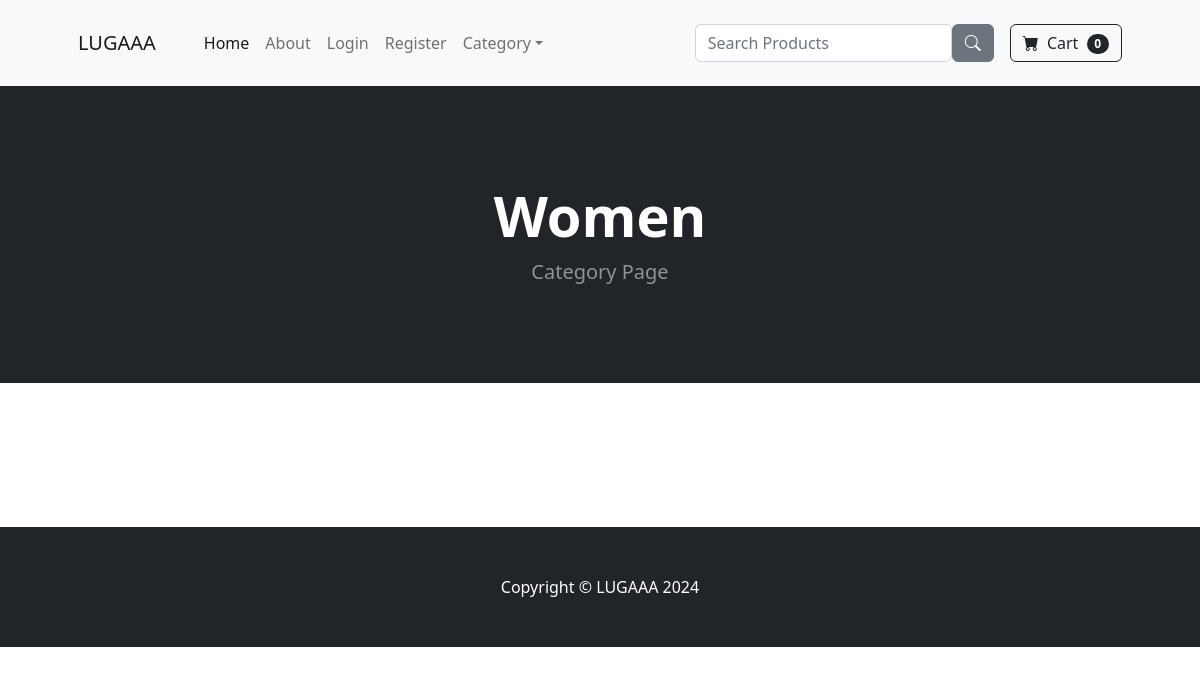
The app's page /category/Women, older data.
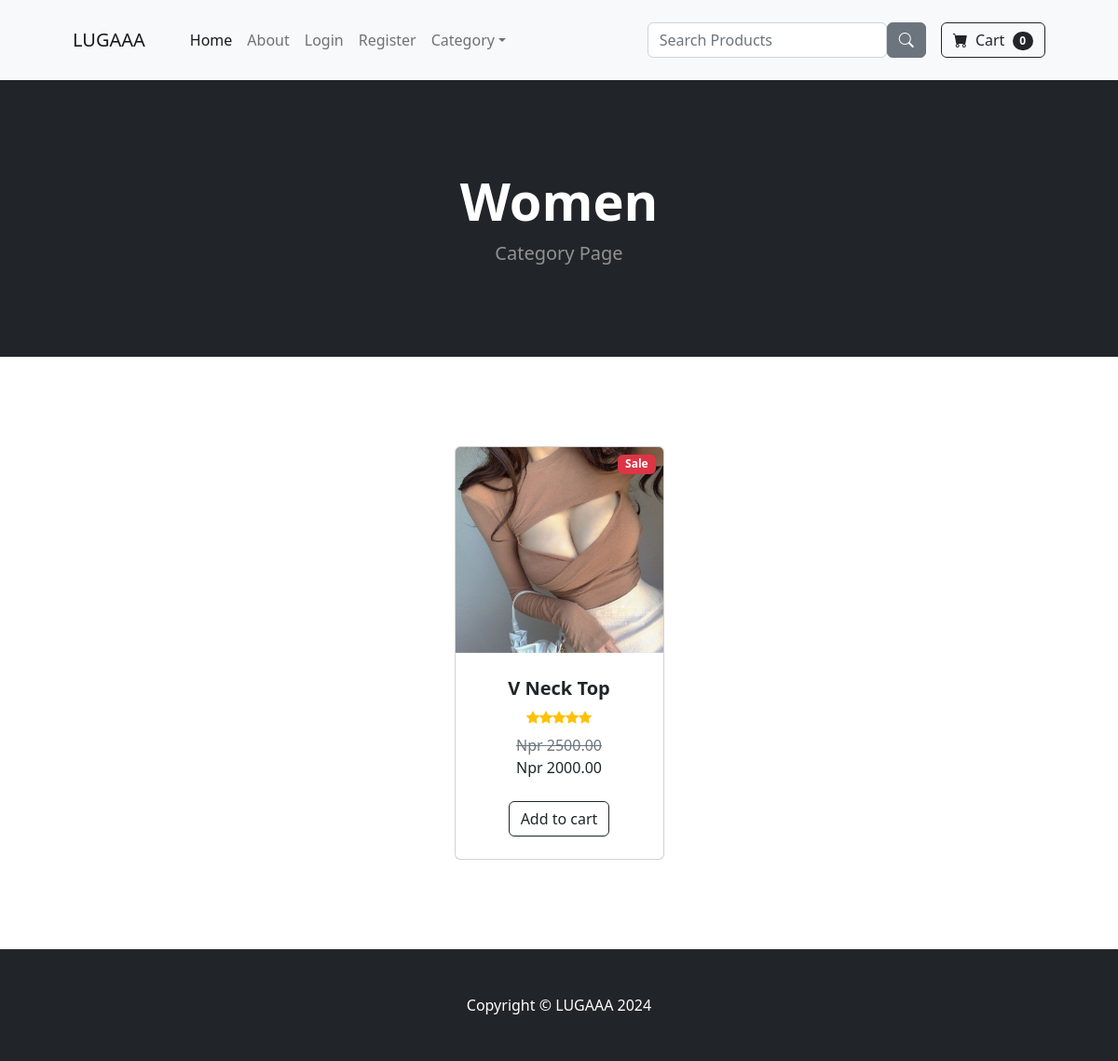
The same page, newer data.
### store/models.py (models this page shows, shortened)
class Product(models.Model):
    name =  models.CharField(max_length=100)
    price =  models.DecimalField(default=0, decimal_places=2, max_digits = 8)
    category =  models.ForeignKey(Category, on_delete=models.CASCADE, null=True, blank=True)
    description =  models.CharField(max_length=250, default='', blank = True, null=True)
    image = models.ImageField(upload_to='uploads/product/')
    is_sale = models.BooleanField(default= False)
    sale_price = models.DecimalField(default=0, decimal_places=2, max_digits = 8)

### store/views.py (the view)
# urls.py: path('category/<str:foo>', views.category, name='category'),
def category(request, foo):
    foo = foo.replace('-', ' ')
    try:
        category = Category.objects.get(name=foo)
        if category.children.exists():
            child_categories = category.children.all()
            products = Product.objects.filter(category__in= child_categories)
        else:
            products = Product.objects.filter(category = category)
        return render(request, 'category.html', {'products': products, 'category': category})
    except:
        messages.success(request, ("The Category Doesnt exist."))
        return redirect('home')

### cart/cart.py (called while the page is built)
    def __len__(self):
        return len(self.cart)

### cart/context_processor.py (called while the page is built)
def cart(request):
    return {'cart': Cart(request)}

### store/models.py (called while the page is built)
    def __str__(self):
        return self.name

### store/templates/category.html (shortened to what this page needs)
{% extends 'base.html' %}
{% load static %}
{% block content %}
        <header class="bg-dark py-5">
            <div class="container px-4 px-lg-5 my-5">
                <div class="text-center text-white">
                    <h1 class="display-4 fw-bolder">{{category}}</h1>
                    <p class="lead fw-normal text-white-50 mb-0">Category Page</p>
                </div>
            </div>
        </header>
        <section class="py-5">
            <div class="container px-4 px-lg-5 mt-5">
                <div class="row gx-4 gx-lg-5 row-cols-2 row-cols-md-3 row-cols-xl-4 justify-content-center">
                   {% for product in products %}
                        {% if product.is_sale %}
                        <div class="col mb-5">
                            <div class="card h-100">
                                <div class="badge bg-danger text-white position-absolute" style="top: 0.5rem; right: 0.5rem">Sale</div>
                                <img class="card-img-top" src="{{ product.image.url }}" alt="..." />
                                <div class="card-body p-4">
                                    <div class="text-center">
                                        <h5 class="fw-bolder">{{  product.name }}</h5>
                                        <div class="d-flex justify-content-center small text-warning mb-2">
                                            <div class="bi-star-fill"></div>
                                            <div class="bi-star-fill"></div>
                                            <div class="bi-star-fill"></div>
                                            <div class="bi-star-fill"></div>
                                            <div class="bi-star-fill"></div>
                                        </div>
                                        <span class="text-muted text-decoration-line-through">Npr {{product.price}}</span><br>
                                        Npr {{product.sale_price}}
                                    </div>
                                </div>
                                <div class="card-footer p-4 pt-0 border-top-0 bg-transparent">
                                    <div class="text-center"><a class="btn btn-outline-dark mt-auto" href="{% url 'product' product.id %}">Add to cart</a></div>
                                </div>
                            </div>
                        </div>
                    {% endif %}
                    {% endfor %}
        </section>
{% endblock %}

Row changes from the older to the newer data that the page shows:
now on this page (row edited): Product: image (picture), name "V Neck Top", price "2500.00", sale_price "2000.00"
